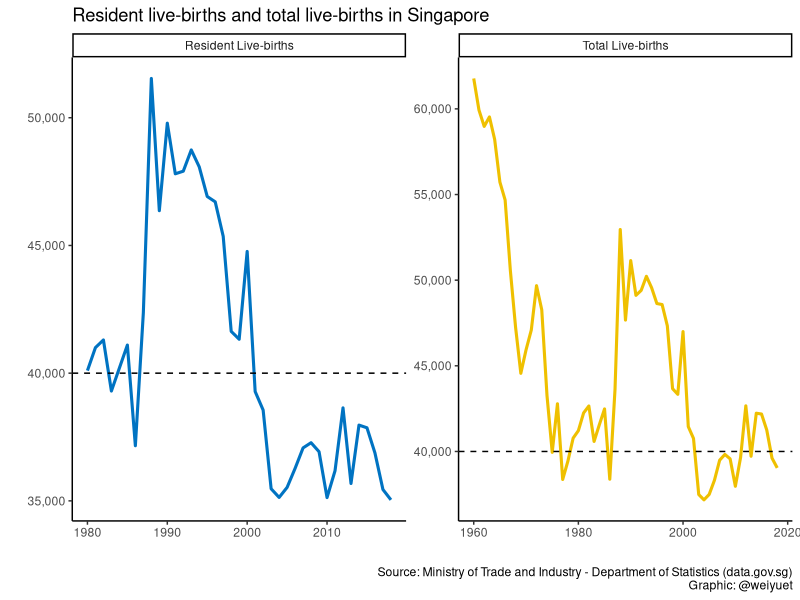
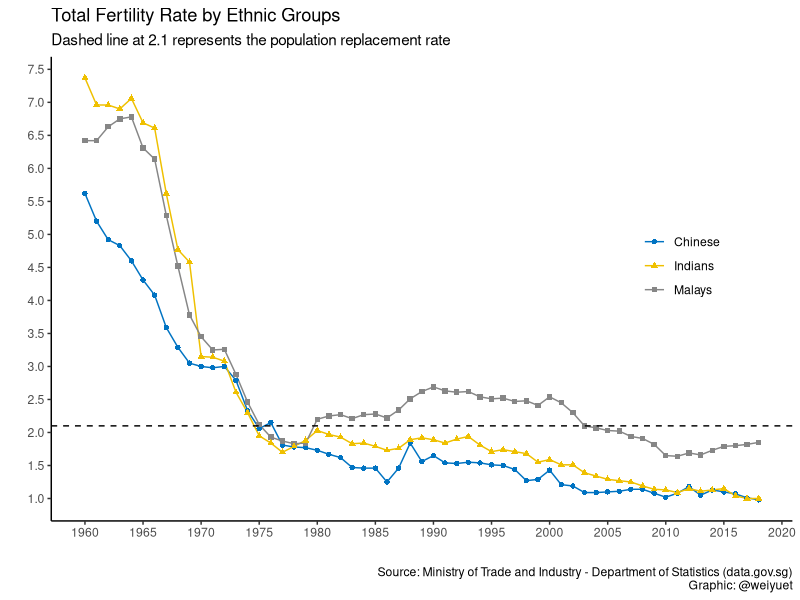
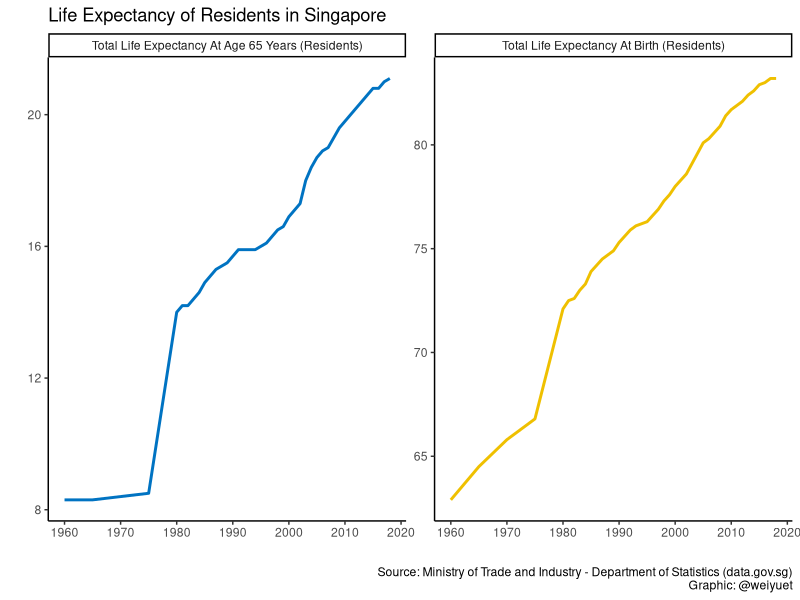
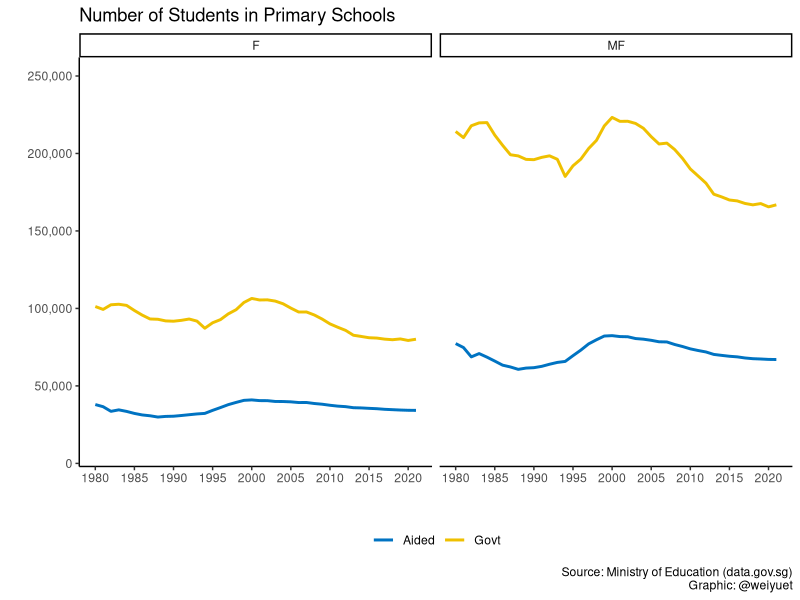
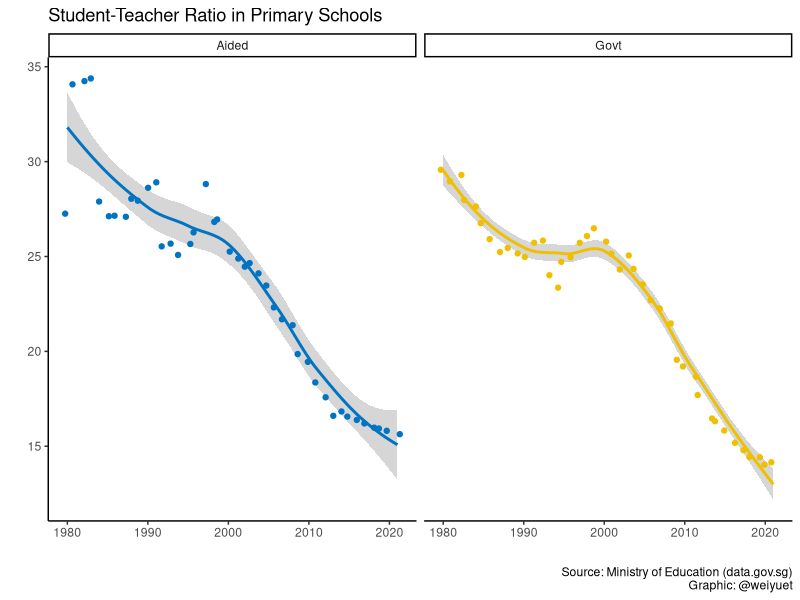
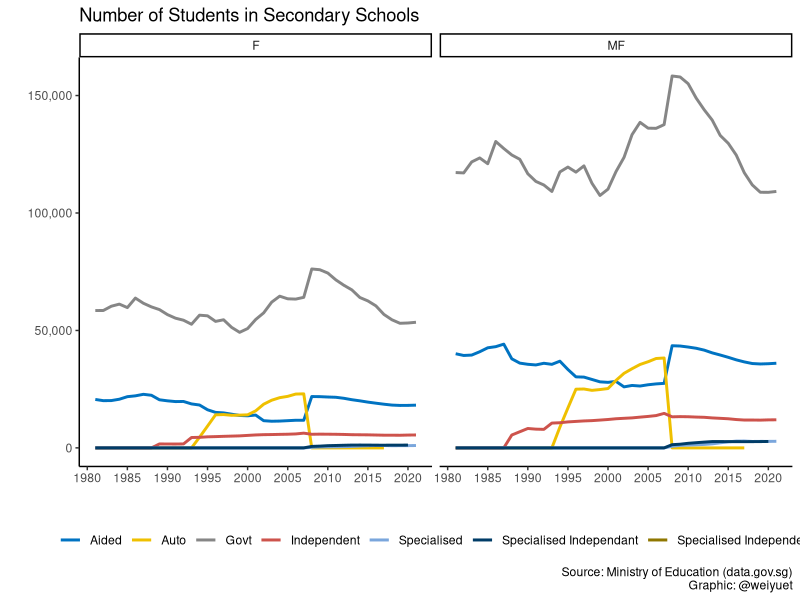
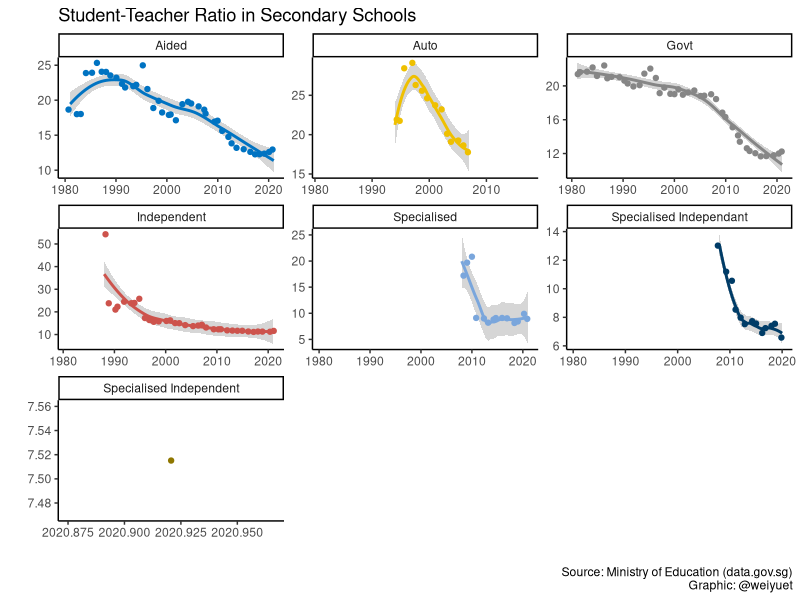
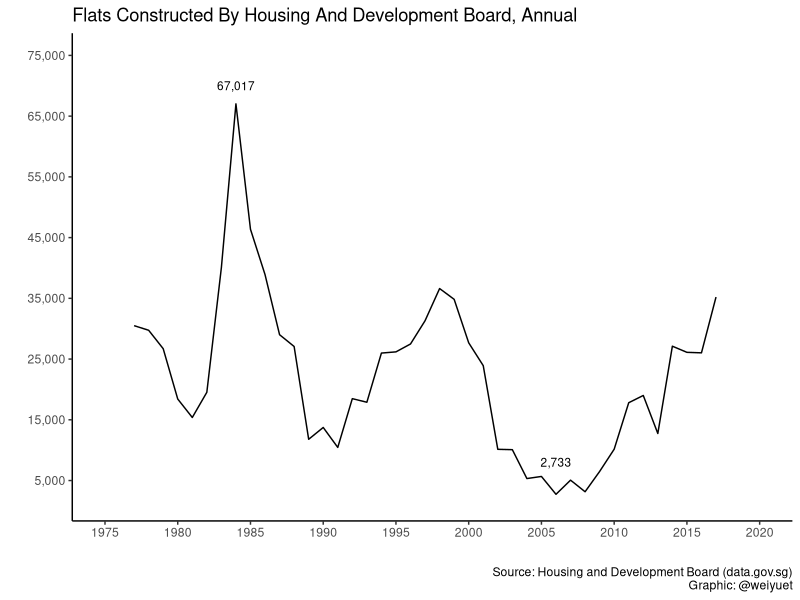

Write the R code that produced these figures, in order.
## ---- chunk 1
knitr::opts_chunk$set(echo = TRUE)

#Libraries
library(tidyverse)
library(scales)
library(ggsci)
## ---- chunk 2
# Load data
live_births <- read_csv("data/births-and-fertility-annual/live-births.csv")

# Data wrangling
live_births$value <- as.double(as.character(live_births$value))

#Plot live births
live_births %>% 
  drop_na() %>% 
  ggplot(aes(x = year, y = value, colour = level_1)) +
  geom_line(size = 1.05) +
  geom_hline(yintercept = 40000, linetype = 2, size = 0.5) +
  facet_wrap(~level_1, scales = "free") +
  scale_y_continuous(labels = label_number(big.mark = ",")) +
  theme_classic() +
  theme(legend.position = "none") +
  scale_colour_jco() +
  labs(x = "", y = "",
       title = "Resident live-births and total live-births in Singapore",
       caption = "Source: Ministry of Trade and Industry - Department of Statistics (data.gov.sg)\nGraphic: @weiyuet")
## ---- chunk 3
# Load data
total_fertility_rate_by_ethnic_group <- read_csv("data/births-and-fertility-annual/total-fertility-rate-by-ethnic-group.csv")

# Plot fertility rate by ethnic groups
total_fertility_rate_by_ethnic_group %>% 
  ggplot(aes(x = year, y = value, colour = level_2)) +
  geom_line() +
  geom_point(aes(shape = level_2)) +
  geom_hline(yintercept = 2.1, linetype = 2, size = 0.5) +
  theme_classic() +
  theme(legend.title = element_blank(),
        legend.position = c(0.85, 0.55)) +
  scale_x_continuous(breaks = seq(1960, 2020, 5)) +
  scale_y_continuous(breaks = seq(0, 8, 0.5), labels = label_number(decimal.mark = '.', accuracy = 0.1)) +
  scale_colour_jco() +
  labs(x = "", y ="",
       title = "Total Fertility Rate by Ethnic Groups",
       subtitle = "Dashed line at 2.1 represents the population replacement rate",
       caption = "Source: Ministry of Trade and Industry - Department of Statistics (data.gov.sg)\nGraphic: @weiyuet")
## ---- chunk 4
# Load data
life_expectancy <- read_csv('data/life-expectancy-by-sex-annual/life-expectancy-at-birth-and-age-65-years.csv')

# Plot data
life_expectancy %>% 
  ggplot(aes(x = year, y = value, colour = level_1)) +
  geom_line(size = 1) +
  facet_wrap(~level_1, scales = 'free_y') +
  scale_x_continuous(breaks = seq(1960, 2020, 10)) +
  scale_colour_jco() +
  theme_classic() +
  theme(legend.title = element_blank(),
        legend.position = 'none') +
  labs(x = '', y = '',
       title = 'Life Expectancy of Residents in Singapore',
       caption = 'Source: Ministry of Trade and Industry - Department of Statistics (data.gov.sg)\nGraphic: @weiyuet')
## ---- chunk 5
# Load data
students_and_teachers_primary_schools <- read_csv("data/students-and-teachers-in-schools/students-and-teachers-primary-schools.csv")

# Plot number of students in primary schools
students_and_teachers_primary_schools %>% 
  ggplot(aes(x = year, y = students_pri,
             colour = school_type)) +
  geom_line(size = 1) +
  facet_wrap(~sex) +
  theme_classic() +
  theme(legend.position = "bottom",
        legend.title = element_blank()) +
  guides(colour = guide_legend(nrow = 1)) +
  scale_colour_jco() +
  scale_x_continuous(breaks = seq(1980, 2020, 5)) +
  scale_y_continuous(labels = label_number(big.mark = ","), 
                     limits = c(10000, 250000)) +
  labs(x = "", y = "",
       title = "Number of Students in Primary Schools",
       colour = "School Type",
       caption = "Source: Ministry of Education (data.gov.sg)\nGraphic: @weiyuet")
## ---- chunk 6
# Wrangle data
# Calculate student-teacher ratio
students_and_teachers_primary_schools <- students_and_teachers_primary_schools %>% 
  mutate(student_teacher_ratio = students_pri/teachers_pri)

students_and_teachers_primary_schools %>% 
  filter(sex == "MF") %>%
  ggplot(aes( x = year, y = student_teacher_ratio, colour = school_type)) +
  geom_smooth() +
  geom_jitter() +
  facet_wrap(~school_type) +
  theme_classic() +
  theme(legend.position = "none") +
  scale_colour_jco() +
  labs(x = "", y = "",
       title = "Student-Teacher Ratio in Primary Schools",
       caption = "Source: Ministry of Education (data.gov.sg)\nGraphic: @weiyuet")
## ---- chunk 7
# Load data
students_and_teachers_secondary_schools <- read_csv("data/students-and-teachers-in-schools/students-and-teachers-secondary-schools.csv")

# Plot number of secondary school students
students_and_teachers_secondary_schools %>% 
  ggplot(aes(x = year, y = student_sec,
             colour = school_type)) +
  geom_line(size = 1) +
  facet_wrap(~sex) +
  theme_classic() +
  theme(legend.position = "bottom",
        legend.title = element_blank()) +
  guides(colour = guide_legend(nrow = 1)) +
  scale_colour_jco() +
  scale_x_continuous(breaks = seq(1980, 2020, 5)) +
  scale_y_continuous(labels = label_number(big.mark = ",")) +
  labs(x = "", y = "",
       title = "Number of Students in Secondary Schools",
       colour = "School Type",
       caption = "Source: Ministry of Education (data.gov.sg)\nGraphic: @weiyuet")
## ---- chunk 8
# Wrangle data
# Calculate student-teacher ratio
students_and_teachers_secondary_schools <- students_and_teachers_secondary_schools %>% 
  mutate(student_teacher_ratio = student_sec/teacher_sec)

students_and_teachers_secondary_schools %>% 
  filter(sex == "MF") %>%
  ggplot(aes( x = year, y = student_teacher_ratio, colour = school_type)) +
  geom_smooth() +
  geom_jitter() +
  facet_wrap(~school_type, scales = "free") +
  theme_classic() +
  theme(legend.position = "none") +
  scale_colour_jco() +
  labs(x = "", y = "",
       title = "Student-Teacher Ratio in Secondary Schools",
       caption = "Source: Ministry of Education (data.gov.sg)\nGraphic: @weiyuet")
## ---- chunk 9
# Load data
flats_constructed <- read_csv("data/flats-constructed/flats-constructed-by-housing-and-development-board-annual.csv")

# Plot number of flats constructed
p <- flats_constructed %>%
  ggplot(aes(x = year, y = flats_constructed)) +
  geom_line() +
  scale_x_continuous(
    limits = c(1975, 2020),
    breaks = seq(1975, 2020, 5)
  ) +
  scale_y_continuous(
    limits = c(2000, 75000),
    breaks = seq(5000, 75000, 10000),
    labels = label_number(big.mark = ",")
  ) +
  theme_classic() +
  labs(
    x = "", y = "",
    title = "Flats Constructed By Housing And Development Board, Annual",
    caption = "Source: Housing and Development Board (data.gov.sg)\nGraphic: @weiyuet"
  )

# Annotate
p + (annotate("text", x = 1984, y = 70000, label = "67,017", size = 3)) + 
       (annotate("text", x = 2006, y = 8000, label = "2,733", size = 3))
